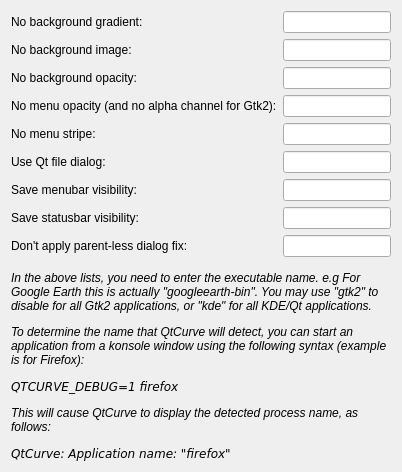
     <widget class="QWidget" name="page_26">
      <layout class="QVBoxLayout" name="verticalLayout_17">
       <item>
        <layout class="QFormLayout" name="formLayout_20">
         <item row="0" column="0">
          <widget class="QLabel" name="label_81">
           <property name="text">
            <string>No background gradient:</string>
           </property>
          </widget>
         </item>
         <item row="0" column="1">
          <widget class="KLineEdit" name="noBgndGradientApps">
           <property name="toolTip">
            <string>&lt;p&gt;Comma separated list of names of applications which should not use the background gradient setting. &lt;/p&gt;&lt;p&gt;Use &lt;i&gt;gtk&lt;/i&gt; to disable for all Gtk2 applications.&lt;/p&gt;</string>
           </property>
          </widget>
         </item>
         <item row="1" column="0">
          <widget class="QLabel" name="label_82">
           <property name="text">
            <string>No background image:</string>
           </property>
          </widget>
         </item>
         <item row="1" column="1">
          <widget class="KLineEdit" name="noBgndImageApps">
           <property name="toolTip">
            <string>&lt;p&gt;Comma separated list of names of applications which should not use the background image setting. &lt;/p&gt;&lt;p&gt;Use &lt;i&gt;gtk&lt;/i&gt; to disable for all Gtk2 applications.&lt;/p&gt;</string>
           </property>
          </widget>
         </item>
         <item row="2" column="0">
          <widget class="QLabel" name="label_81b">
           <property name="text">
            <string>No background opacity:</string>
           </property>
          </widget>
         </item>
         <item row="2" column="1">
          <widget class="KLineEdit" name="noBgndOpacityApps">
           <property name="toolTip">
            <string>&lt;p&gt;Comma separated list of names of applications which should not use the background opacity setting. &lt;/p&gt;&lt;p&gt;Use &lt;i&gt;gtk&lt;/i&gt; to disable for all Gtk2 applications.&lt;/p&gt;</string>
           </property>
          </widget>
         </item>
         <item row="3" column="0">
          <widget class="QLabel" name="label_81mnu">
           <property name="text">
            <string>No menu opacity (and no alpha channel for Gtk2):</string>
           </property>
          </widget>
         </item>
         <item row="3" column="1">
          <widget class="KLineEdit" name="noMenuBgndOpacityApps">
           <property name="toolTip">
            <string>&lt;p&gt;Comma separated list of names of applications which should not use the menu opacity setting.&lt;p&gt;&lt;i&gt;For Gtk2, this option also disables using an allpha-channel to smoothly round tooltips and popup menus.&lt;/i&gt;&lt;/p&gt;&lt;p&gt;Use &lt;i&gt;gtk&lt;/i&gt; to disable for all Gtk2 applications.&lt;/p&gt;</string>
           </property>
          </widget>
         </item>
         <item row="4" column="0">
          <widget class="QLabel" name="label_82y">
           <property name="text">
            <string>No menu stripe:</string>
           </property>
          </widget>
         </item>
         <item row="4" column="1">
          <widget class="KLineEdit" name="noMenuStripeApps">
           <property name="toolTip">
            <string>&lt;p&gt;Comma separated list of names of applications which should not use the menu stripe setting. &lt;/p&gt;&lt;p&gt;Use &lt;i&gt;gtk&lt;/i&gt; to disable for all Gtk2 applications.&lt;/p&gt;</string>
           </property>
          </widget>
         </item>
         <item row="5" column="0">
          <widget class="QLabel" name="label_83">
           <property name="text">
            <string>Use Qt file dialog:</string>
           </property>
          </widget>
         </item>
         <item row="5" column="1">
          <widget class="KLineEdit" name="useQtFileDialogApps">
           <property name="toolTip">
            <string>&lt;p&gt;Comma separated list of names of Qt4 applications which should not use the KDE4 file dialog.</string>
           </property>
          </widget>
         </item>
         <item row="6" column="0">
          <widget class="QLabel" name="label_83a">
           <property name="text">
            <string>Save menubar visibility:</string>
           </property>
          </widget>
         </item>
         <item row="6" column="1">
          <widget class="KLineEdit" name="menubarApps">
           <property name="toolTip">
            <string>&lt;p&gt;Comma separated list of names of KDE4 applications where QtCurve needs to manually save whether the menubar is hidden or not.&lt;/p&gt;&lt;p&gt;Use &lt;i&gt;kde&lt;/i&gt; to set for all KDE applications. The menubar state of Gtk2 applications is always manually saved.&lt;/p&gt;</string>
           </property>
          </widget>
         </item>
         <item row="7" column="0">
          <widget class="QLabel" name="label_89">
           <property name="text">
            <string>Save statusbar visibility:</string>
           </property>
          </widget>
         </item>
         <item row="7" column="1">
          <widget class="KLineEdit" name="statusbarApps">
           <property name="toolTip">
            <string>&lt;p&gt;Comma separated list of names of KDE4 applications where QtCurve needs to manually save whether the statusbar is hidden or not.&lt;/p&gt;&lt;p&gt;Use &lt;i&gt;kde&lt;/i&gt; to set for all KDE applications. The statusbar state of Gtk2 applications is always manually saved.&lt;/p&gt;</string>
           </property>
          </widget>
         </item>
         <item row="8" column="0">
          <widget class="QLabel" name="noDlgFixApps_label">
           <property name="text">
            <string>Don't apply parent-less dialog fix:</string>
           </property>
          </widget>
         </item>
         <item row="8" column="1">
          <widget class="KLineEdit" name="noDlgFixApps">
           <property name="toolTip">
            <string>&lt;p&gt;Comma separated list of names of applications where QtCurve should not attempt to fix parent-less dialogs.&lt;/p&gt;&lt;p&gt;Use &lt;i&gt;gtk&lt;/i&gt; to disable for all Gtk2 applications, and &lt;i&gt;kde&lt;/i&gt; to disable for all KDE applications&lt;/p&gt;</string>
           </property>
          </widget>
         </item>
        </layout>
       </item>
       <item>
        <spacer name="verticalSpacer_6">
         <property name="orientation">
          <enum>Qt::Vertical</enum>
         </property>
         <property name="sizeType">
          <enum>QSizePolicy::Fixed</enum>
         </property>
         <property name="sizeHint" stdset="0">
          <size>
           <width>8</width>
           <height>8</height>
          </size>
         </property>
        </spacer>
       </item>
       <item>
        <widget class="QLabel" name="label_101">
         <property name="text">
          <string>&lt;i&gt;&lt;p&gt;In the above lists, you need to enter the executable name. e.g For Google Earth this is actually &quot;googleearth-bin&quot;. You may use &quot;gtk2&quot; to disable for all Gtk2 applications, or &quot;kde&quot; for all KDE/Qt applications.&lt;/p&gt;
&lt;p&gt;To determine the name that QtCurve will detect, you can start an application from a konsole window using the following syntax (example is for Firefox):&lt;/p&gt;
&lt;p&gt;&lt;code&gt;QTCURVE_DEBUG=1 firefox&lt;/code&gt;&lt;/p&gt;
&lt;p&gt;This will cause QtCurve to display the detected process name, as follows:&lt;/p&gt;
&lt;p&gt;&lt;code&gt;QtCurve: Application name: &quot;firefox&quot;&lt;/code&gt;&lt;/p&gt;&lt;/i&gt;</string>
         </property>
         <property name="alignment">
          <set>Qt::AlignLeading|Qt::AlignLeft|Qt::AlignTop</set>
         </property>
         <property name="wordWrap">
          <bool>true</bool>
         </property>
        </widget>
       </item>
      </layout>
     </widget>
